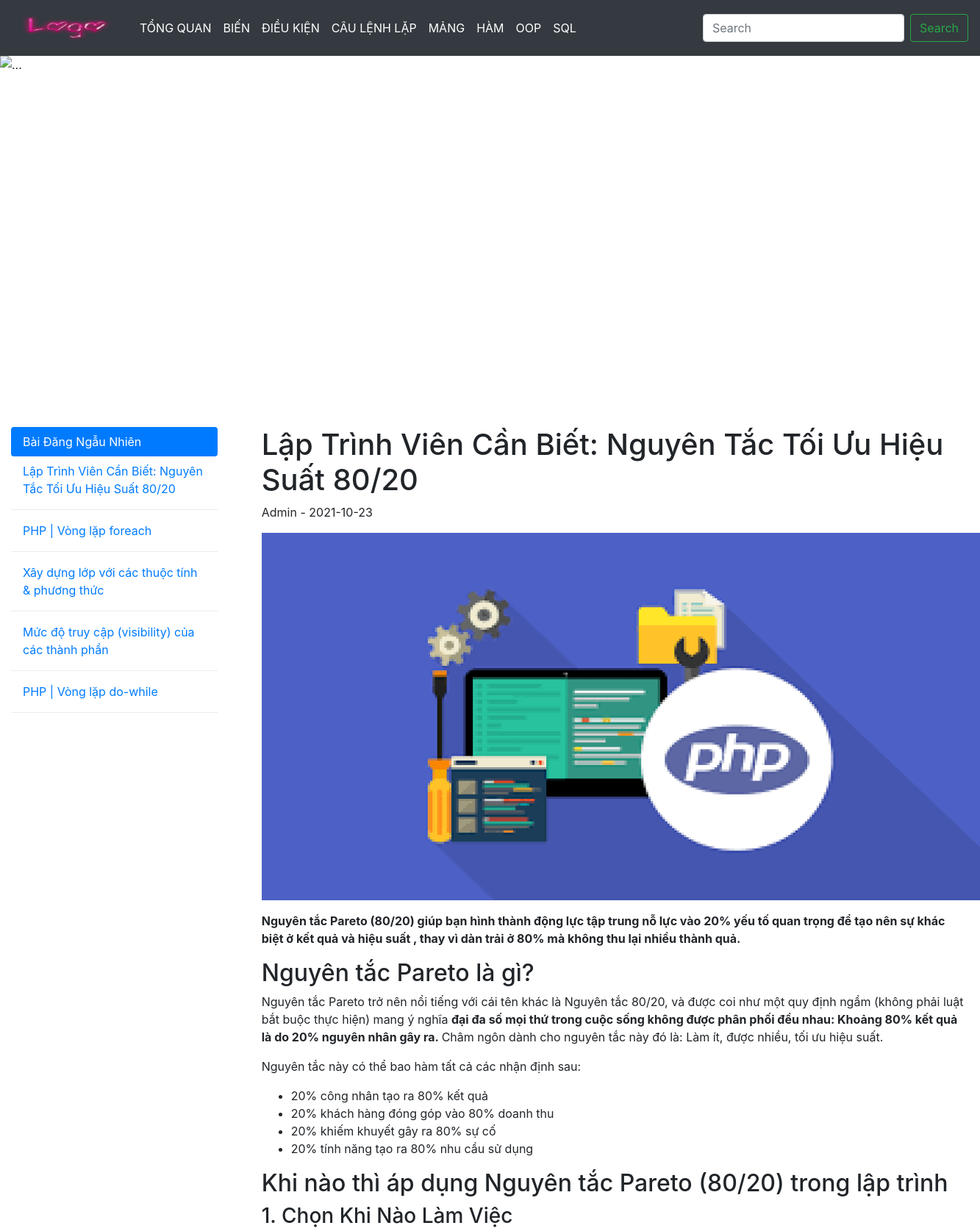
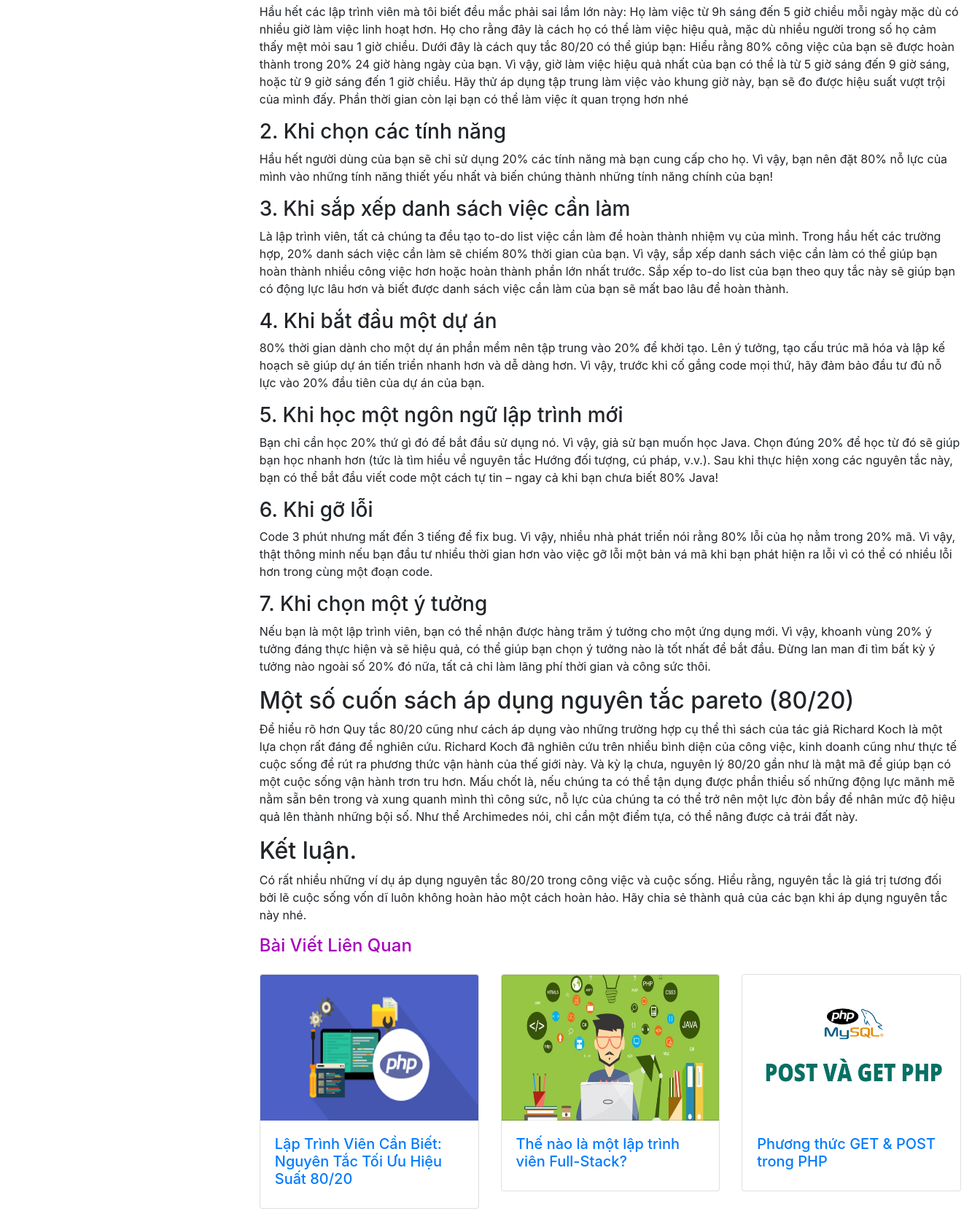
Page /index.php?page=view&id=53 (upper part) on the committed database (2 pictures, top to bottom).
### tables this page shows
CREATE TABLE `categories` (
  `id` int(11) NOT NULL,
  `name` varchar(500) NOT NULL COMMENT 'tên chuyên mục',
  `slug` varchar(500) NOT NULL COMMENT 'tên chuyên mục không dấu'
);

CREATE TABLE `posts` (
  `id` int(11) NOT NULL,
  `title` varchar(500) NOT NULL COMMENT 'tiêu đề bài viết',
  `slug` varchar(500) NOT NULL COMMENT 'tiêu đề không dấu',
  `view_number` int(11) NOT NULL COMMENT 'lượt xem',
  `image` varchar(500) NOT NULL COMMENT 'ảnh',
  `summary` text NOT NULL COMMENT 'tóm tắt',
  `content` longtext NOT NULL COMMENT 'nội dung',
  `category_id` varchar(255) DEFAULT NULL,
  `user_id` varchar(255) DEFAULT NULL,
  `date` date NOT NULL COMMENT 'thời gian đăng'
);

### Controller/CategoryController.php (called while the page is built, shortened)
<?php
class CategoryController
{
    public $categoryModel;
    public function __construct()
    {
        $connection = new DBconnection("root", "");
        $this->categoryModel = new CategoryModel($connection->connect());
    }
    public function listCategory1()
    {
        $category = $this->categoryModel->listCategory();
        include 'Core/navbar.php';
    }
}

### Model/DBconnection.php (called while the page is built, shortened)
<?php
class DBconnection
{
    public $user;
    public $password;
    public function __construct($user, $password)
    {
        $this->user = $user;
        $this->password = $password;
    }
    public function connect()
    {
        try {
            return new PDO("mysql:host=localhost;dbname=blog", $this->user, $this->password);
        } catch (PDOException $PDOException) {
            echo "database error";
            exit();
        }
    }
}

### Model/CategoryModel.php (called while the page is built, shortened)
<?php
class CategoryModel
{
    public $connection;
    public function __construct($connection)
    {
        $this->connection = $connection;
    }
    public function listCategory(){
        $sql = "SELECT * FROM categories";
        $stmt = $this->connection->prepare($sql);
        $stmt->execute();
        return $stmt->fetchAll();
    }
}

### Model/PostDB.php (called while the page is built, shortened)
<?php
class PostDB
{
    public $connection;
    public function __construct($connection)
    {
        $this->connection = $connection;
    }
    public function getId($id)
    {
        $sql = "SELECT * FROM posts WHERE id = ?";
        $stmt = $this->connection->prepare($sql);
        $stmt->bindParam(1, $id);
        $stmt->execute();
        return $stmt->fetch();
    }
    public function randPost()
    {
        $sql = "SELECT * FROM posts ORDER BY RAND() LIMIT 5";
        $stmt = $this->connection->prepare($sql);
        $stmt->execute();
        return $stmt->fetchAll();
    }
    public function relatedPosts($category)
    {
        $sql = "SELECT * FROM posts WHERE category_id = '$category' ORDER BY RAND() LIMIT 6";
        $stmt = $this->connection->prepare($sql);
        $stmt->execute();
        return $stmt->fetchAll();
    }
}

### Controller/PostController.php (the view, shortened to what this page needs)
<?php
class PostController
{
    public $postDB;
    public function __construct()
    {
        $connection = new DBconnection("root", "");
        $this->postDB = new PostDB($connection->connect());
    }
    public function view()
    {
        $id = $_GET['id'];
        $post = $this->postDB->getId($id);
        include 'View/client/view.php';
    }
    public function randPost()
    {
        $randPost = $this->postDB->randPost();
        include 'View/client/randPost.php';
    }
    public function relatedPosts()
    {
        $id = $_GET['id'];
        $post = $this->postDB->getId($id);
        $category = $post["category_id"];
        $relatedPosts = $this->postDB->relatedPosts($category);
        echo '<h4 style="color: #a701bd">Bài Viết Liên Quan</h4>
                <div class="row">';
        foreach ($relatedPosts as $value) {
            echo '<div class="col-4 mt-3">
            <div class="card" style="width: auto;">
                <a href="index.php?page=view&id=' . $value['id'] . '" title="' . $value['title'] . '"> <img
                            src="images/' . $value['image'] . '" class="card-img-top" alt="..."
                            style="height: 200px"></a>
                <div class="card-body">
                    <h5><a class="text1" href="index.php?page=view&id=' . $value['id'] . '" title="' . $value['title'] . '">' . $value['title'] . '</a></h5>
</div>
</div>
</div>';
        }
    }
}

### Core/navbar.php (shortened to what this page needs)
<nav class="navbar navbar-expand-lg navbar-dark bg-dark disabled" >
    <a class="navbar-brand" href="/blog"><img src="images/logo.png" alt="Học PhP" style="width: 150px;height: 50px"></a>
    <div class="collapse navbar-collapse" id="navbarSupportedContent">
        <ul class="navbar-nav mr-auto">
            <?php foreach ($category as $value): ?>
            <li class="nav-item active">
                <a class="nav-link" href="index.php?page=listCategoryPost&key=<?php echo $value['name']; ?>"><?php echo $value['name']; ?> <span class="sr-only">(current)</span></a>
            </li>
            <?php endforeach; ?>
        </ul>
        <form class="form-inline my-2 my-lg-0">
            <input class="form-control mr-sm-2" type="search" placeholder="Search" aria-label="Search" name="key" id="key">
            <button class="btn btn-outline-success my-2 my-sm-0" type="submit">Search</button>
        </form>
    </div>
</nav>

### View/client/randPost.php
<?php foreach ($randPost as $value): ?>
    <a class="text nav-link" href="index.php?page=view&id=<?php echo $value['id']; ?>"><?php echo $value['title'] ?></a>
    <div class="dropdown-divider"></div>
<?php endforeach; ?>

### View/client/view.php
<h1><?php echo $post['title']; ?></h1>
<p><?php echo $post['user_id']; ?> - <?php echo $post['date']; ?></p>
<p><img src="images/<?php echo $post['image']; ?>" alt="<?php echo $post['title']; ?>"></p>
<p><?php echo $post['content']; ?></p>
<?php
$postcontroller1 =new \Controller\PostController();
$postcontroller1->relatedPosts();
?>

### Core/style.css (style rules this page uses)
.text1 { overflow: hidden; text-overflow: ellipsis; display: -webkit-box; -webkit-line-clamp: 3; -webkit-box-orient: vertical; }
.text { overflow: hidden; text-overflow: ellipsis; display: -webkit-box; -webkit-line-clamp: 1; -webkit-box-orient: vertical; }

### rows in the picture
categories: name "TỔNG QUAN"
categories: name "BIẾN"
categories: name "ĐIỀU KIỆN"
categories: name "CÂU LỆNH LẶP"
categories: name "MẢNG"
categories: name "HÀM"
categories: name "OOP"
categories: name "SQL"
posts: title "Lập Trình Viên Cần Biết: Nguyên Tắc Tối Ưu Hiệu Suất 80/20", user "Admin", date "2021-10-23", image (picture), content "Nguyên tắc Pareto (80/20) giúp bạn hình thành động lực tập trung nỗ lực vào 20% yếu tố quan trọng để tạo nên sự khác biệt ở kết quả và hiệu suất , thay vì dàn trải ở 80% mà không thu lại nhiều thành quả. Nguyên tắc Pareto là gì? Nguyên tắc Pareto trở nên nổi tiếng với cái tên khác là Nguyên tắc 80/20, và được coi như một quy định ngầm (không phải luật bắt buộc thực hiện) mang ý nghĩa đại đa số mọi thứ trong cuộc sống không được phân phối đều nhau: Khoảng 80% kết quả là do 20% nguyên nhân gây ra. Châm ngôn dành cho nguyên tắc này đó là: Làm ít, được nhiều, tối ưu hiệu suất. Nguyên tắc này có thể bao hàm tất cả các nhận định sau: 20% công nhân tạo ra 80% kết quả 20% khách hàng đóng góp vào…"
posts: title "PHP | Vòng lặp foreach"
posts: title "Xây dựng lớp với các thuộc tính & phương thức"
posts: title "Mức độ truy cập (visibility) của các thành phần"
posts: title "PHP | Vòng lặp do-while"
posts: image (picture), title "Thế nào là một lập trình viên Full-Stack?"
posts: image (picture), title "Phương thức GET & POST trong PHP"
